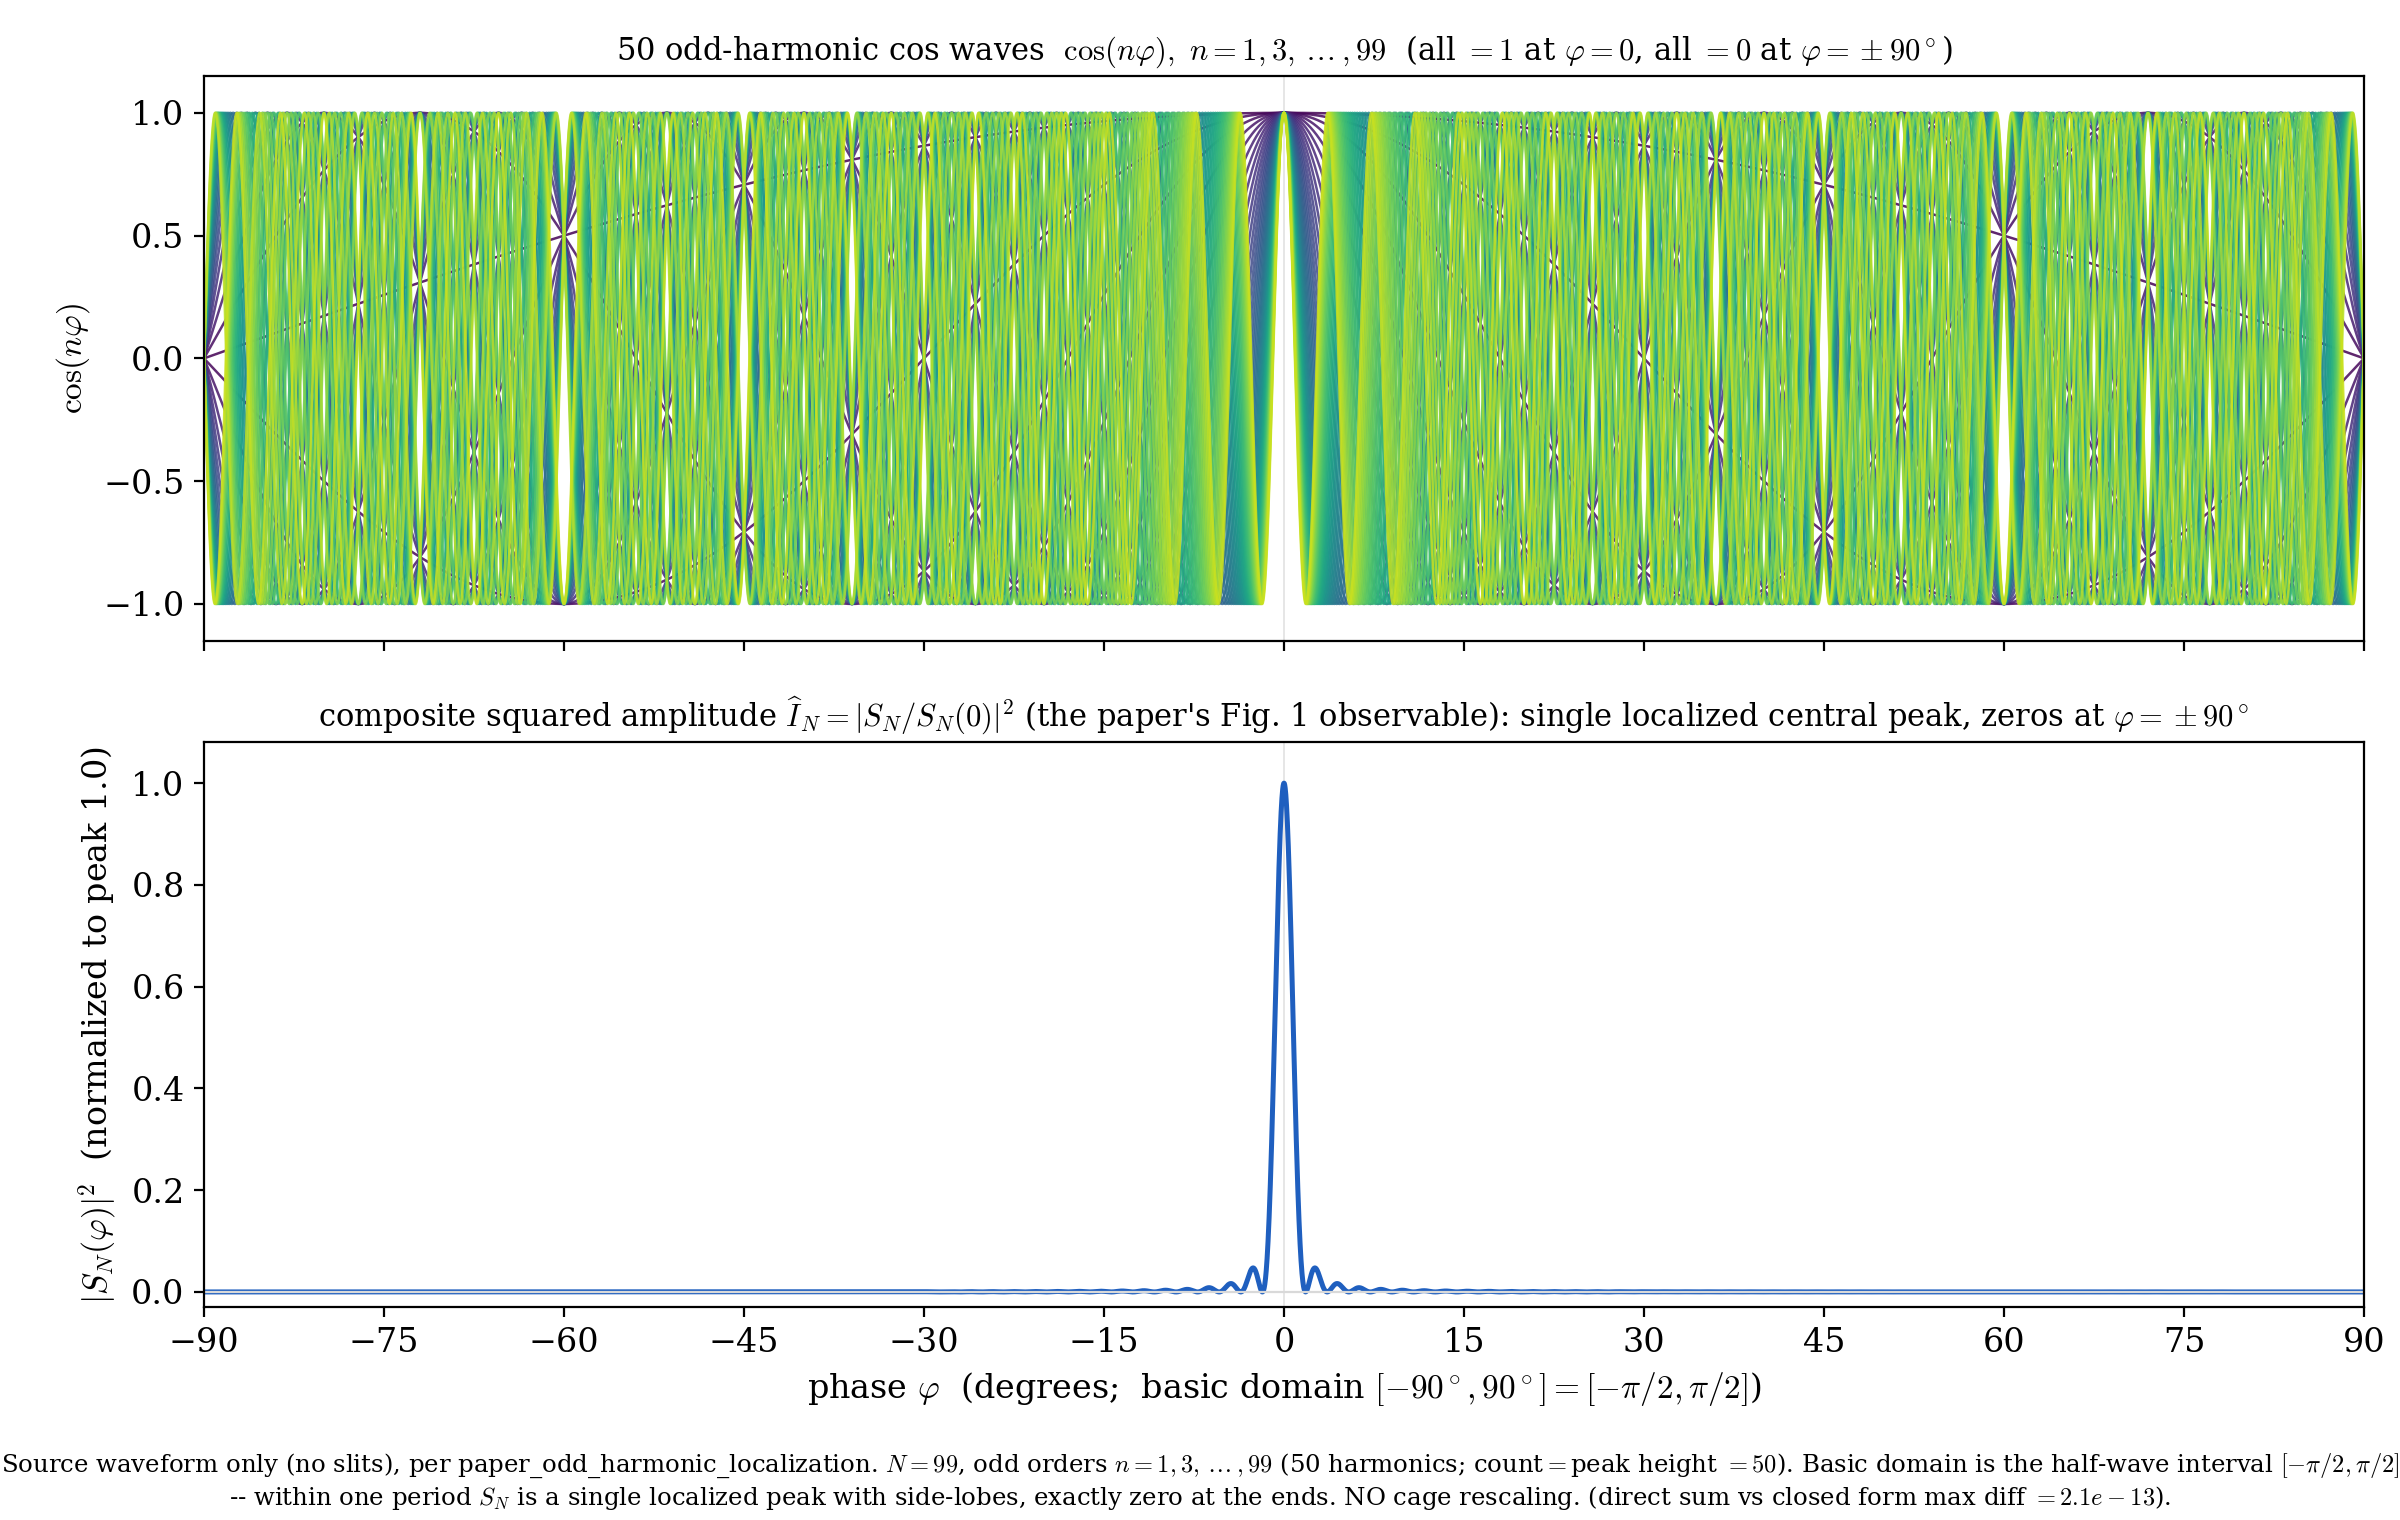

Here is the Python script that generated this plot:
#!/usr/bin/env python3
"""
Source waveform only (no slits), matching paper_odd_harmonic_localization:

    S_N(phi) = sum_{m=0}^{(N-1)/2} cos((2m+1) phi),   phi in [-pi/2, pi/2]

Odd harmonic ORDERS n = 1,3,5,...,N (here N=25 -> 13 harmonics).
"13" = NUMBER of odd harmonics = (N+1)/2 = peak height S_N(0). NO cage rescaling.
Closed form: S_N = sin((N+1)phi)/(2 sin phi); zeros exactly at phi = +-pi/2.

Basic domain is the half-wave interval [-pi/2,pi/2] = [-90deg,90deg]:
within one such period S_N is a single localized central peak.

Outputs: fig_oddharm_source_waveform.png / .svg
"""

import os
import numpy as np
import matplotlib
matplotlib.use("Agg")
import matplotlib.pyplot as plt

plt.rcParams.update({"font.family": "serif", "font.size": 12, "mathtext.fontset": "cm"})

N = 99                                    # highest odd harmonic order
n_list = np.arange(1, N + 1, 2)           # 1,3,5,...,99  -> 50 harmonics
phi_deg = np.linspace(-90.0, 90.0, 18001)  # half-wave interval [-pi/2, pi/2]
phr = np.radians(phi_deg)

waves = [np.cos(n * phr) for n in n_list]
total = np.sum(waves, axis=0)

# verify against closed form sin((N+1)phi)/(2 sin phi)
with np.errstate(divide="ignore", invalid="ignore"):
    closed = np.where(np.abs(np.sin(phr)) < 1e-12,
                      (N + 1) / 2.0,
                      np.sin((N + 1) * phr) / (2.0 * np.sin(phr)))
max_diff = np.max(np.abs(total - closed))

fig, (ax1, ax2) = plt.subplots(2, 1, figsize=(12.0, 7.6), sharex=True)

# --- panel 1: the 13 cos(n phi) waves ------------------------------------
cmap = plt.cm.viridis(np.linspace(0, 0.92, len(n_list)))
for w, n, c in zip(waves, n_list, cmap):
    ax1.plot(phi_deg, w, lw=0.9, color=c, alpha=0.85)
ax1.set_ylabel(r"$\cos(n\varphi)$")
ax1.set_ylim(-1.15, 1.15)
ax1.set_title(rf"{len(n_list)} odd-harmonic cos waves  $\cos(n\varphi),\ n=1,3,\dots,{N}$  "
              r"(all $=1$ at $\varphi=0$, all $=0$ at $\varphi=\pm90^\circ$)", fontsize=11)
ax1.axvline(0, color="0.9", lw=0.7, zorder=0)

# --- panel 2: the OBSERVABLE squared amplitude, peak-normalized -----------
peak = total[np.argmin(np.abs(phi_deg))]            # S_N(0) = (N+1)/2
I_hat = (total / peak) ** 2                          # |S_N|^2 normalized to 1.0
ax2.plot(phi_deg, I_hat, color="#1f5fbf", lw=1.8)
ax2.axhline(0, color="0.85", lw=0.8)
ax2.axvline(0, color="0.9", lw=0.7, zorder=0)
ax2.set_ylabel(r"$|S_N(\varphi)|^2$  (normalized to peak 1.0)")
ax2.set_xlabel(r"phase $\varphi$  (degrees;  basic domain $[-90^\circ,90^\circ]=[-\pi/2,\pi/2]$)")
ax2.set_xlim(-90, 90)
ax2.set_ylim(-0.03, 1.08)
ax2.set_xticks(np.arange(-90, 91, 15))
ax2.set_title(r"composite squared amplitude $\widehat{I}_N=|S_N/S_N(0)|^2$ "
              r"(the paper's Fig. 1 observable): single localized central peak, "
              r"zeros at $\varphi=\pm90^\circ$", fontsize=11)

cap = (r"Source waveform only (no slits), per paper_odd_harmonic_localization. "
       rf"$N={N}$, odd orders $n=1,3,\dots,{N}$ ({len(n_list)} harmonics; count$=$peak height "
       rf"$={(N+1)//2}$). "
       r"Basic domain is the half-wave interval $[-\pi/2,\pi/2]$ -- within one period "
       r"$S_N$ is a single localized peak with side-lobes, exactly zero at the ends. "
       r"NO cage rescaling. (direct sum vs closed form max diff "
       rf"$={max_diff:.1e}$).")
fig.text(0.5, 0.005, cap, ha="center", va="bottom", fontsize=8.8, wrap=True)
fig.subplots_adjust(left=0.085, right=0.985, top=0.95, bottom=0.14, hspace=0.18)

outdir = os.path.dirname(os.path.abspath(__file__))
for ext in ("png", "svg"):
    fig.savefig(os.path.join(outdir, f"fig_oddharm_source_waveform.{ext}"), dpi=200)

print(f"N={N}, odd orders n={list(n_list)} ({len(n_list)} harmonics)")
print(f"S_N(0) = {total[np.argmin(np.abs(phi_deg))]:.4f}  (expected {(N+1)/2})")
print(f"S_N(+-90) = {total[0]:.4e}, {total[-1]:.4e}  (expected 0)")
print(f"direct-sum vs closed-form max diff = {max_diff:.2e}")
print("saved fig_oddharm_source_waveform.png / .svg")
